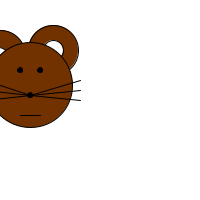
Frame 1 (no input)
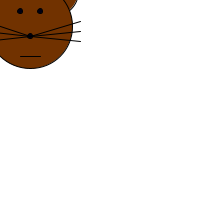
Frame 60 (the mouse pressed at the canvas centre just before this capture)
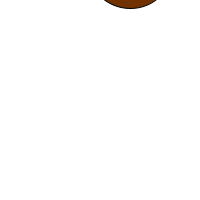
Frame 120 (the mouse held since frame 60 and released just before this capture)

The Processing sketch that drew these frames (run headless with seeded random() and noise(); from frame 60 on, the mouse is pressed at the canvas centre):

// Processing sketch: processing_121873
// ── processing_121873.pde

int monsterX; //declareren
int monsterY; //declareren


void setup() {
  size(200,200);
  monsterX=60;
  monsterY=55;
}


void draw() {
background(255,255,255);

//monsterx=60
//monstery=55


fill(113,50,0);               //ear1
ellipseMode(CENTER);        //ear1
ellipse(mouseX,monsterY,50,50);      //ear1


fill(113,50,0);              //ear2
ellipseMode(CENTER);        //ear2
ellipse(mouseX+53,monsterY-5,50,50);      //ear2


fill(255,255,255);          //inear1
ellipseMode(CENTER);        //inear1
ellipse(mouseX-2,monsterY+2,20,20);       //inear1


fill(255,255,255);          //inear2
ellipseMode(CENTER);        //inear2
ellipse(mouseX+53,monsterY-5,20,20);      //inear2


fill(113,50,0);            //head
ellipseMode(CENTER);       //head
ellipse(mouseX+30,monsterY+30,85,85);      //head


fill(0,0,20);              //eye1
ellipseMode(CENTER);      //eye1
ellipse(mouseX+40,monsterY+15,5,5);      //eye1


fill(0,0,20);             //eye2
ellipseMode(CENTER);      //eye2
ellipse(mouseX+20,monsterY+15,5,5);       //eye2


fill(0,0,20);             //nose
ellipseMode(CENTER);      //nose
ellipse(mouseX+30,monsterY+40,5,5);       //nose

line(mouseX+30,monsterY+40,mouseX-15,monsterY+25);        //nosehairleft1
line(mouseX+30,monsterY+40,mouseX-15,monsterY+35);        //nosehairleft2
line(mouseX+30,monsterY+40,mouseX-15,monsterY+45);       //nosehairleft3

line(mouseX+30,monsterY+40,mouseX+80,monsterY+25);      //nosehairright1
line(mouseX+30,monsterY+40,mouseX+80,monsterY+35);      //nosehairright2
line(mouseX+30,monsterY+40,mouseX+80,monsterY+45);     //nosehairright3


//fill(255,255,255);        //mouth
//rect(monsterX+20,monsterY+50,monsterX-56,monsterY-45);        //mouth  
//rect(monsterX+24,monsterY+50,monsterX-56,monsterY-45);        //mouth
//rect(monsterX+28,monsterY+50,monsterX-56,monsterY-45);        //mouth
//rect(monsterX+32,monsterY+50,monsterX-56,monsterY-45);        //mouth
//rect(monsterX+36,monsterY+50,monsterX-56,monsterY-45);        //mouth
line(mouseX+20,monsterY+60,mouseX+40,monsterY+60);     //mouth


monsterY --;


}
